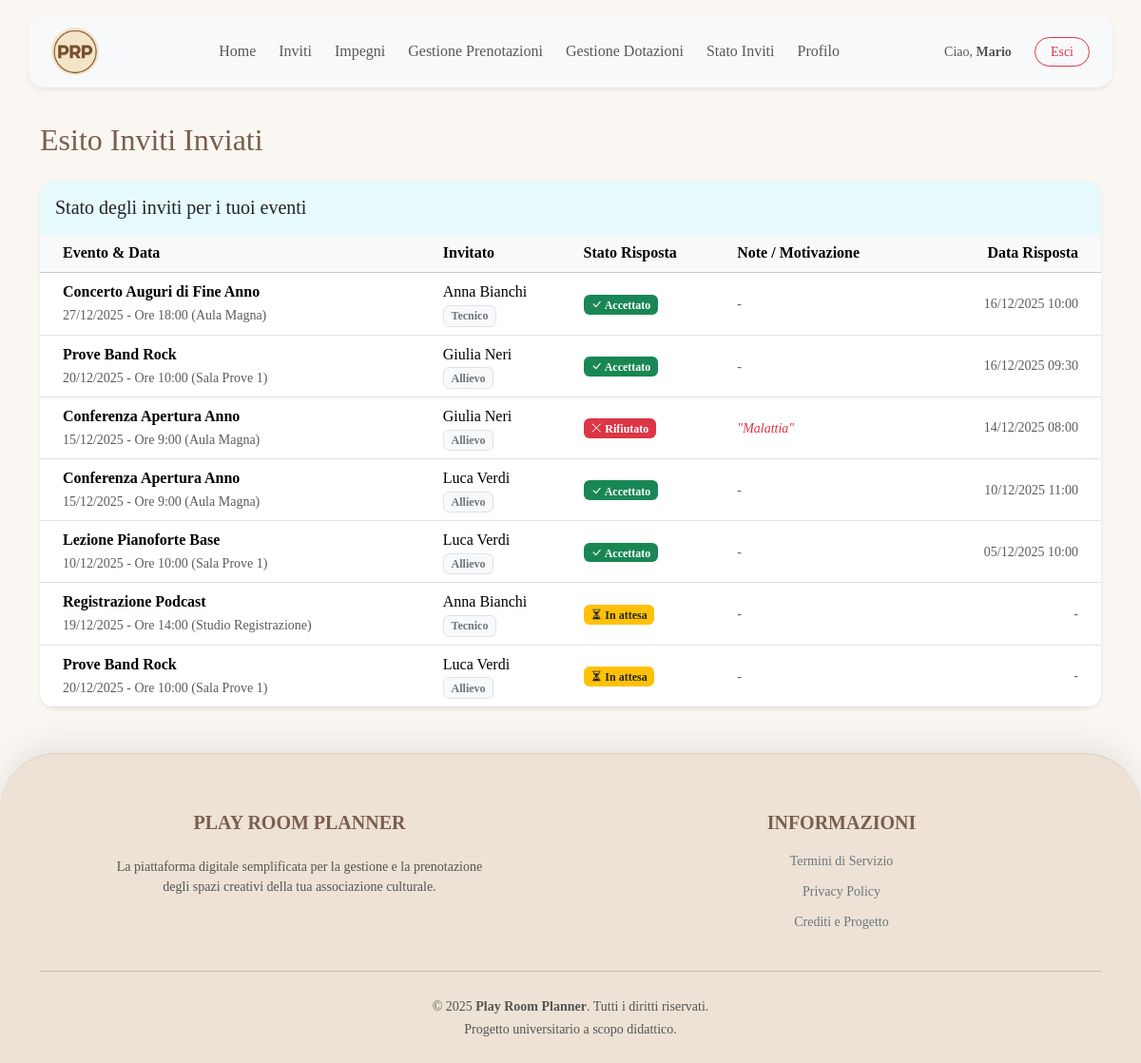
The page /frontend/risposte_inviti.php (signed in) on the database as committed earlier.
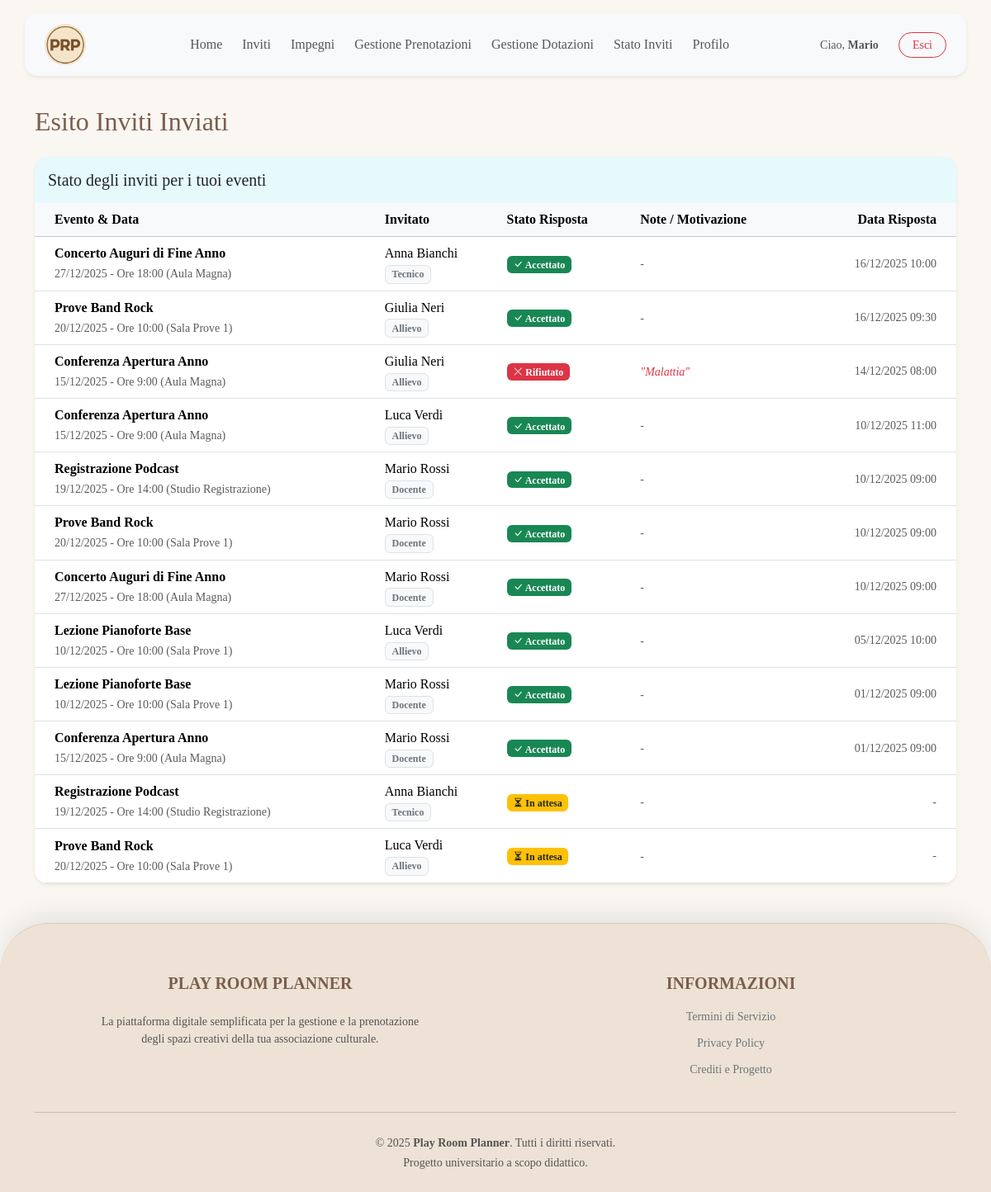
The same page on the database as committed later.
### tables this page shows
CREATE TABLE INVITO (
    id_utente INT NOT NULL,
    
    id_settore INT NOT NULL,
    nome_sala VARCHAR(50) NOT NULL,
    data DATE NOT NULL,
    ora INT NOT NULL,
    
    stato VARCHAR(20) NOT NULL DEFAULT 'invitato' CHECK (stato IN ('invitato', 'accettato', 'rifiutato')),
    motivazione VARCHAR(255) NULL,
    data_risposta TIMESTAMP NULL,
    
    PRIMARY KEY (id_utente, id_settore, nome_sala, data, ora),
    
    FOREIGN KEY (id_utente) REFERENCES UTENTE(id_utente)
        ON DELETE CASCADE
        ON UPDATE CASCADE,
    FOREIGN KEY (id_settore, nome_sala, data, ora) REFERENCES PRENOTAZIONE(id_settore, nome_sala, data, ora)
        ON DELETE CASCADE
        ON UPDATE CASCADE
);

CREATE TABLE PRENOTAZIONE (
    id_settore INT NOT NULL,
    nome_sala VARCHAR(50) NOT NULL,
    data DATE NOT NULL,
    ora INT NOT NULL CHECK (ora BETWEEN 9 AND 23),
    
    durata INT NOT NULL CHECK (durata > 0),
    attivita VARCHAR(255) NULL,
    id_organizzatore INT NOT NULL,
    
    PRIMARY KEY (id_settore, nome_sala, data, ora),
    
    FOREIGN KEY (id_settore, nome_sala) REFERENCES SALA(id_settore, nome_sala)
        ON DELETE NO ACTION  
        ON UPDATE CASCADE,
    FOREIGN KEY (id_organizzatore) REFERENCES UTENTE(id_utente)
        ON DELETE NO ACTION  
        ON UPDATE CASCADE
);

CREATE TABLE UTENTE (
    id_utente INT PRIMARY KEY AUTO_INCREMENT,
    nome VARCHAR(50) NOT NULL,
    cognome VARCHAR(50) NOT NULL,
    data_nascita DATE NOT NULL,
    ruolo VARCHAR(20) NULL CHECK (ruolo IN ('docente', 'allievo', 'tecnico')),
    email VARCHAR(100) NOT NULL UNIQUE,
    password_hash VARCHAR(255) NOT NULL,
    foto VARCHAR(255) NULL,
    
    anni_servizio INT NULL CHECK (anni_servizio IS NULL OR anni_servizio >= 0),
    data_nomina DATE NULL,
    is_responsabile BOOLEAN NOT NULL DEFAULT FALSE,
    is_admin BOOLEAN NOT NULL DEFAULT FALSE,
    
    id_settore INT NULL,
    FOREIGN KEY (id_settore) REFERENCES SETTORE(id_settore)
        ON DELETE NO ACTION  
        ON UPDATE CASCADE
);

### common/function.php (called while the page is built, shortened)
<?php
function getRisposteInvitiByResponsabile($cid, $id_responsabile)
{
    $sql = "SELECT I.*, U.nome, U.cognome, U.ruolo, P.attivita
            FROM INVITO I
            JOIN PRENOTAZIONE P ON I.id_settore = P.id_settore
                 AND I.nome_sala = P.nome_sala
                 AND I.data = P.data
                 AND I.ora = P.ora
            JOIN UTENTE U ON I.id_utente = U.id_utente
            WHERE P.id_organizzatore = ?
            ORDER BY I.data_risposta DESC, I.data ASC";
    $stmt = $cid->prepare($sql);
    $stmt->bind_param("i", $id_responsabile);
    $stmt->execute();
    return $stmt->get_result()->fetch_all(MYSQLI_ASSOC);
}

### frontend/risposte_inviti.php (the view, shortened to what this page needs)
<?php
require_once __DIR__ . '/../common/function.php';
$id_responsabile = $_SESSION['id_utente'];
$risposte = getRisposteInvitiByResponsabile($cid, $id_responsabile);
?>
<!DOCTYPE html>
<html lang="it">
<?php require ROOT_PATH . "/common/header.php" ?>
<body>
    <?php include ROOT_PATH . '/common/navbar.php'; ?>
    <div class="container mt-5 mb-5">
        <div class="mb-4">
            <h2>Esito Inviti Inviati</h2>
        </div>
        <div class="card shadow-sm border-0 rounded-4 overflow-hidden">
            <div class="card-header bg-info bg-opacity-10 border-0 py-3">
                <h5 class="mb-0 text-dark">
                    Stato degli inviti per i tuoi eventi
                </h5>
            </div>
            <div class="card-body p-0">
                <?php if (count($risposte) > 0): ?>
                    <div class="table-responsive">
                        <table class="table table-hover align-middle mb-0">
                            <thead class="table-light">
                                <tr>
                                    <th class="ps-4">Evento & Data</th>
                                    <th>Invitato</th>
                                    <th>Stato Risposta</th>
                                    <th>Note / Motivazione</th>
                                    <th class="text-end pe-4">Data Risposta</th>
                                </tr>
                            </thead>
                            <tbody>
                                <?php foreach ($risposte as $r): ?>
                                    <tr>
                                        <td class="ps-4">
                                            <strong><?php echo htmlspecialchars($r['attivita']); ?></strong><br>
                                            <small class="text-muted">
                                                <?php echo date("d/m/Y", strtotime($r['data'])); ?> - Ore <?php echo $r['ora']; ?>:00
                                                (<?php echo htmlspecialchars($r['nome_sala']); ?>)
                                            </small>
                                        </td>
                                        <td>
                                            <?php echo htmlspecialchars($r['nome'] . " " . $r['cognome']); ?><br>
                                            <span class="badge bg-light text-secondary border"><?php echo ucfirst($r['ruolo']); ?></span>
                                        </td>
                                        <td>
                                            <?php if ($r['stato'] == 'accettato'): ?>
                                                <span class="badge bg-success"><i class="bi bi-check-lg"></i> Accettato</span>
                                            <?php elseif ($r['stato'] == 'rifiutato'): ?>
                                                <span class="badge bg-danger"><i class="bi bi-x-lg"></i> Rifiutato</span>
                                            <?php else: ?>
                                                <span class="badge bg-warning text-dark"><i class="bi bi-hourglass-split"></i> In attesa</span>
                                            <?php endif; ?>
                                        </td>
                                        <td>
                                            <?php
                                            if (!empty($r['motivazione'])) {
                                                echo '<span class="text-danger small fst-italic">"' . htmlspecialchars($r['motivazione']) . '"</span>';
                                            } else {
                                                echo '<span class="text-muted small">-</span>';
                                            }
                                            ?>
                                        </td>
                                        <td class="text-end pe-4 text-muted small">
                                            <?php
                                            if ($r['data_risposta']) {
                                                echo date("d/m/Y H:i", strtotime($r['data_risposta']));
                                            } else {
                                                echo "-";
                                            }
                                            ?>
                                        </td>
                                    </tr>
                                <?php endforeach; ?>
                            </tbody>
                        </table>
                    </div>
                <?php else: ?>
                    <div class="text-center py-5 text-muted">
                        <p class="mb-0">Non hai ancora inviato inviti o nessuno ha ancora risposto.</p>
                    </div>
                <?php endif; ?>
            </div>
        </div>
    </div>
</body>
</html>

### common/header.php (shortened to what this page needs)
<head>
    <link href="https://cdn.jsdelivr.net/npm/bootstrap@5.3.3/dist/css/bootstrap.min.css" rel="stylesheet">
    <link rel="stylesheet" href="https://cdn.jsdelivr.net/npm/bootstrap-icons@1.11.3/font/bootstrap-icons.min.css">
    <link rel="stylesheet" href="<?php echo BASE_URL; ?>css/style.css">
</head>

### common/navbar.php (shortened to what this page needs)
<?php
if (isset($_SESSION['id_utente'])) {
    require_once __DIR__ . '/function.php';
}
?>
<nav class="navbar navbar-expand-lg navbar-light fixed-top bg-transparent py-3">
  <div class="container-xl bg-light shadow-sm rounded-4 px-4 py-2">
    <a class="navbar-brand d-flex" href="<?php echo BASE_URL; ?>index.php">
      <img src="<?php echo BASE_URL; ?>images/logo.png" alt="Logo" width="50px" class="rounded-pill">
    </a>
    <div class="collapse navbar-collapse justify-content-between" id="navbarNav">
      <ul class="navbar-nav mx-auto mb-2 mb-lg-0 text-center gap-2">
        <li class="nav-item">
          <a class="nav-link" href="<?php echo BASE_URL; ?>index.php">Home</a>
        </li>
        <?php if (isset($_SESSION['id_utente'])): ?>
          <?php if (empty($_SESSION['is_admin'])): ?>
              <li class="nav-item">
                <a class="nav-link position-relative" href="<?php echo BASE_URL; ?>frontend/inviti.php">
                    Inviti
                </a>
              </li>
              <li class="nav-item">
                <a class="nav-link" href="<?php echo BASE_URL; ?>frontend/impegni.php">
                    Impegni
                </a>
              </li>
          <?php endif; ?>
          <?php if (isset($_SESSION['is_responsabile']) && $_SESSION['is_responsabile']): ?>
            <li class="nav-item">
              <a class="nav-link" href="<?php echo BASE_URL; ?>frontend/gestione_prenotazioni.php">Gestione Prenotazioni</a>
            </li>
            <li class="nav-item">
              <a class="nav-link" href="<?php echo BASE_URL; ?>frontend/resp_dotazioni.php">Gestione Dotazioni</a>
            </li>
            <li class="nav-item">
              <a class="nav-link" href="<?php echo BASE_URL; ?>frontend/risposte_inviti.php">Stato Inviti</a>
            </li>
          <?php endif; ?>
          <li class="nav-item">
            <a class="nav-link" href="<?php echo BASE_URL; ?>frontend/profilo.php">Profilo</a>
          </li>
        <?php endif; ?>
      </ul>
      <ul class="navbar-nav align-items-center justify-content-center flex-column flex-lg-row gap-3 mt-3 mt-lg-0">
        <?php if (isset($_SESSION['id_utente'])): ?>
          <li class="nav-item">
              <span class="navbar-text me-2 small">Ciao, <strong><?php echo htmlspecialchars($_SESSION['nome']); ?></strong></span>
          </li>
          <li class="nav-item">
            <a class="btn btn-outline-danger btn-sm mb-2 mb-lg-0 rounded-pill px-3" href="<?php echo BASE_URL; ?>backend/logout.php">Esci</a>
          </li>
        <?php endif; ?>
      </ul>
    </div>
  </div>
</nav>

### css/style.css (style rules this page uses)
* { font-family: Georgia, 'Times New Roman', Times, serif; }
html { height: 100%; }
body { background-color: #FAF7F2; padding-top: 80px; min-height: 100vh; display: flex; flex-direction: column; }
footer { margin-top: auto; width: 100%; }
html, body { overscroll-behavior-y: none; }
.container h2 { color: #7A5E4E; }
.navbar-nav .nav-link { transition: transform 0.3s ease; }
.footer-vintage { background-color: #EDE2D5; color: #7A5E4E; border-top-left-radius: 60px; border-top-right-radius: 60px; border-top: 1px solid rgba(122, 94, 78, 0.15); box-shadow: 0 -10px 30px rgba(0, 0, 0, 0.08); position: relative; z-index: 10; padding-top: 60px; padding-bottom: 40px; margin-top: auto; }
.footer-vintage hr { border-color: rgba(122, 94, 78, 0.3); opacity: 1; }

Rows that differ between the two databases and show on the page:
added invito: prenotazione.attivita "Registrazione Podcast", data "19/12/2025", ora "14", nome_sala "Studio Registrazione", id_utente.cognome "Mario Rossi", id_utente.ruolo "Docente", stato "accettato" (drawn), data_risposta "10/12/2025 09:00"
added invito: prenotazione.attivita "Prove Band Rock", data "20/12/2025", ora "10", nome_sala "Sala Prove 1", id_utente.cognome "Mario Rossi", id_utente.ruolo "Docente", stato "accettato" (drawn), data_risposta "10/12/2025 09:00"
added invito: prenotazione.attivita "Concerto Auguri di Fine Anno", data "27/12/2025", ora "18", nome_sala "Aula Magna", id_utente.cognome "Mario Rossi", id_utente.ruolo "Docente", stato "accettato" (drawn), data_risposta "10/12/2025 09:00"
added invito: prenotazione.attivita "Lezione Pianoforte Base", data "10/12/2025", ora "10", nome_sala "Sala Prove 1", id_utente.cognome "Mario Rossi", id_utente.ruolo "Docente", stato "accettato" (drawn), data_risposta "01/12/2025 09:00"
added invito: prenotazione.attivita "Conferenza Apertura Anno", data "15/12/2025", ora "9", nome_sala "Aula Magna", id_utente.cognome "Mario Rossi", id_utente.ruolo "Docente", stato "accettato" (drawn), data_risposta "01/12/2025 09:00"
